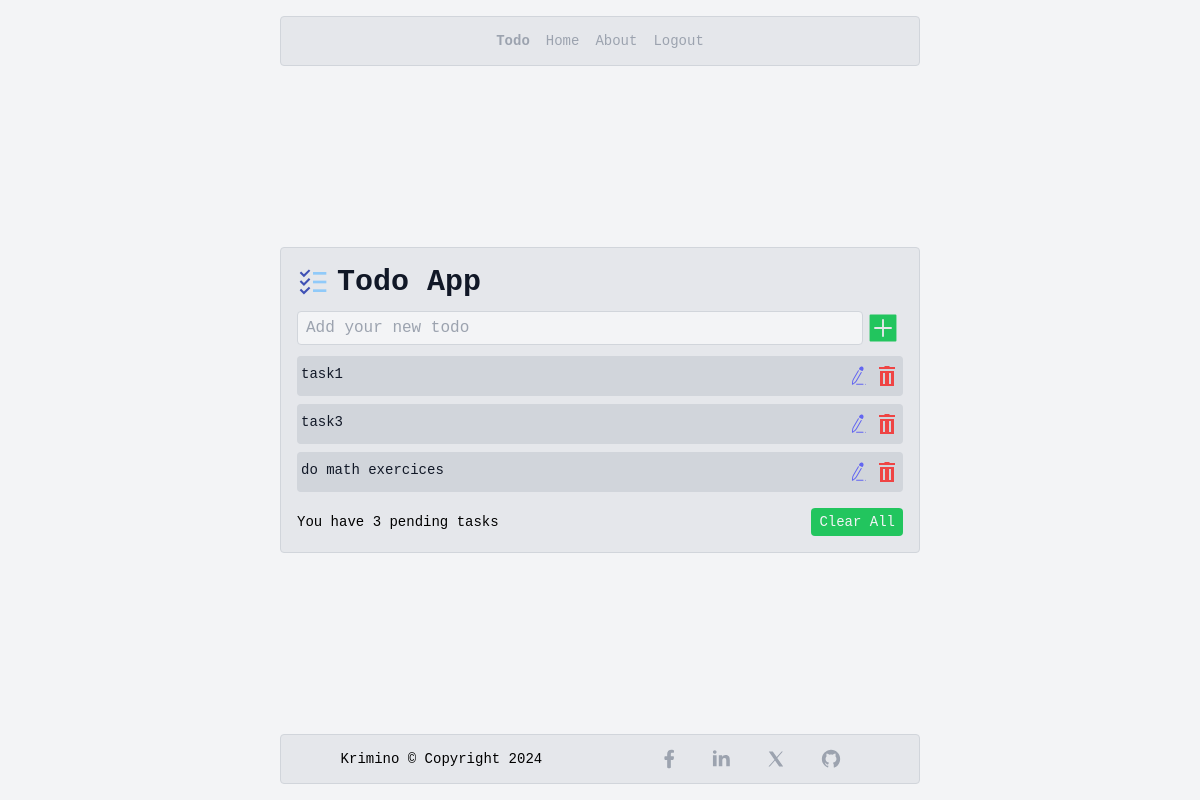
/tasks/ (signed in), run on the app's committed database.
### tasks/models.py (models this page shows)
class Task(models.Model):
    STATUS_CHOICES = (
        ('completed', 'completed'),
        ('not completed', 'not completed'),
    )
    title = models.CharField(max_length=250, unique=True)
    description = models.TextField(blank=True, null=True)
    assigned_user = models.ForeignKey(TodoUser, on_delete=models.CASCADE, related_name='tasks')
    created_at = models.DateTimeField(auto_now_add=True)
    status = models.CharField(max_length=13, choices=STATUS_CHOICES, default='not completed')
    def __str__(self):
        return self.title

### tasks/views.py (the view, shortened to what this page needs)
# urls.py: path('', views.display_tasks, name='display-tasks'),
def display_tasks(request):
    tasks = Task.objects.all()
    context = {
        'tasks': tasks,
    }
    return render(request, 'tasks/tasks.html', context)

### tasks/templates/tasks/tasks.html (shortened to what this page needs)
{% extends 'base.html' %}
{% block content %}
    <div class="max-h-full flex-col bg-gray-200 border border-gray-300 rounded p-4 w-full max-w-screen-sm overflow-auto">
        <div class="flex items-center">
            <div class="">
            </div>
            <div class="font-black text-3xl text-gray-900 ml-2">
                Todo App
            </div>
        </div>
        <div class="mt-2">
            <form class="flex items-center" method="post">
                <input type="text" name="title" class="bg-gray-100 border border-gray-300 w-full rounded px-2 py-1" placeholder="Add your new todo">
                <button type="submit">
                    <a href="">
                    </a>
                </button>
            </form>
        </div>
        <div class="flex-col my-2">
            {% for task in tasks %}
                <a href="{% url 'tasks:task-details' task.id %}" class="">
                    <div class="bg-gray-300 text-gray-900 text-sm rounded py-2 px-1 flex justify-between
                    {% if forloop.counter != 1 %}
                        mt-2
                    {% endif %}
                    ">
                            <div class="inline-block">{{ task }}</div>
                            <div class="flex">
                                <a href="{% url 'tasks:edit-task' task.id %}" class="">
                                </a>
                                <a href="{% url 'tasks:delete-task' task.id %}" class="">
                                </a>
                            </div>
                    </div>
                </a>
            {% endfor %}
        </div>
        <div class="flex justify-between items-center mt-4">
            <div class="text-sm">You have {{ tasks.count }} pending task{{ tasks.count|pluralize }}</div>
            <a href="{% url 'tasks:clear-all' %}" class="bg-green-500 text-gray-100 hover:bg-green-700 px-2 py-1 rounded text-center text-sm font-medium">Clear All</a>
        </div>
    </div>
{% endblock %}

### data on the page
Task: title "task1"
Task: title "task3"
Task: title "do math exercices"

### other printed values
{{ tasks.count }} "3"
